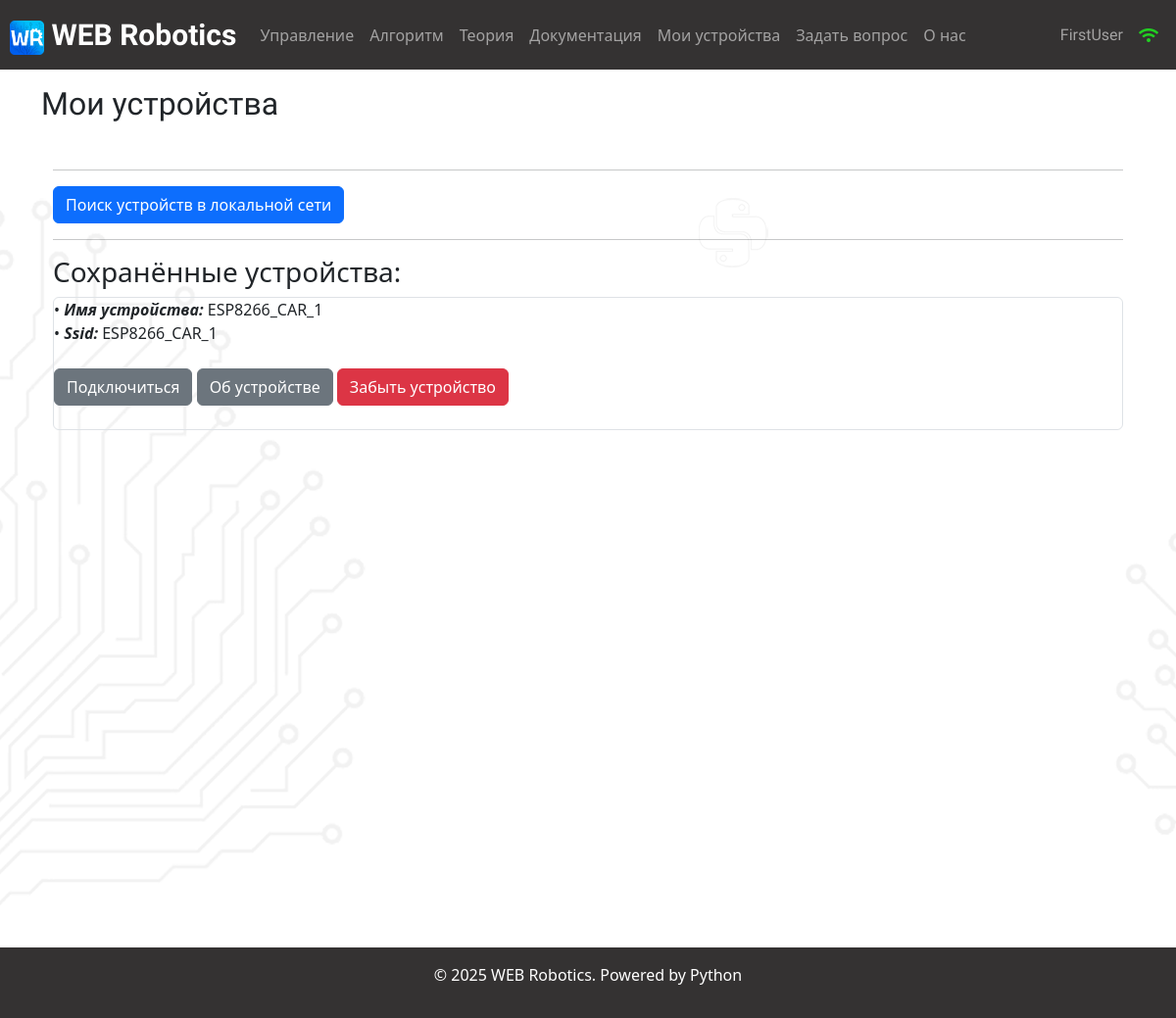
Before: /devices (signed in) with the older database file.
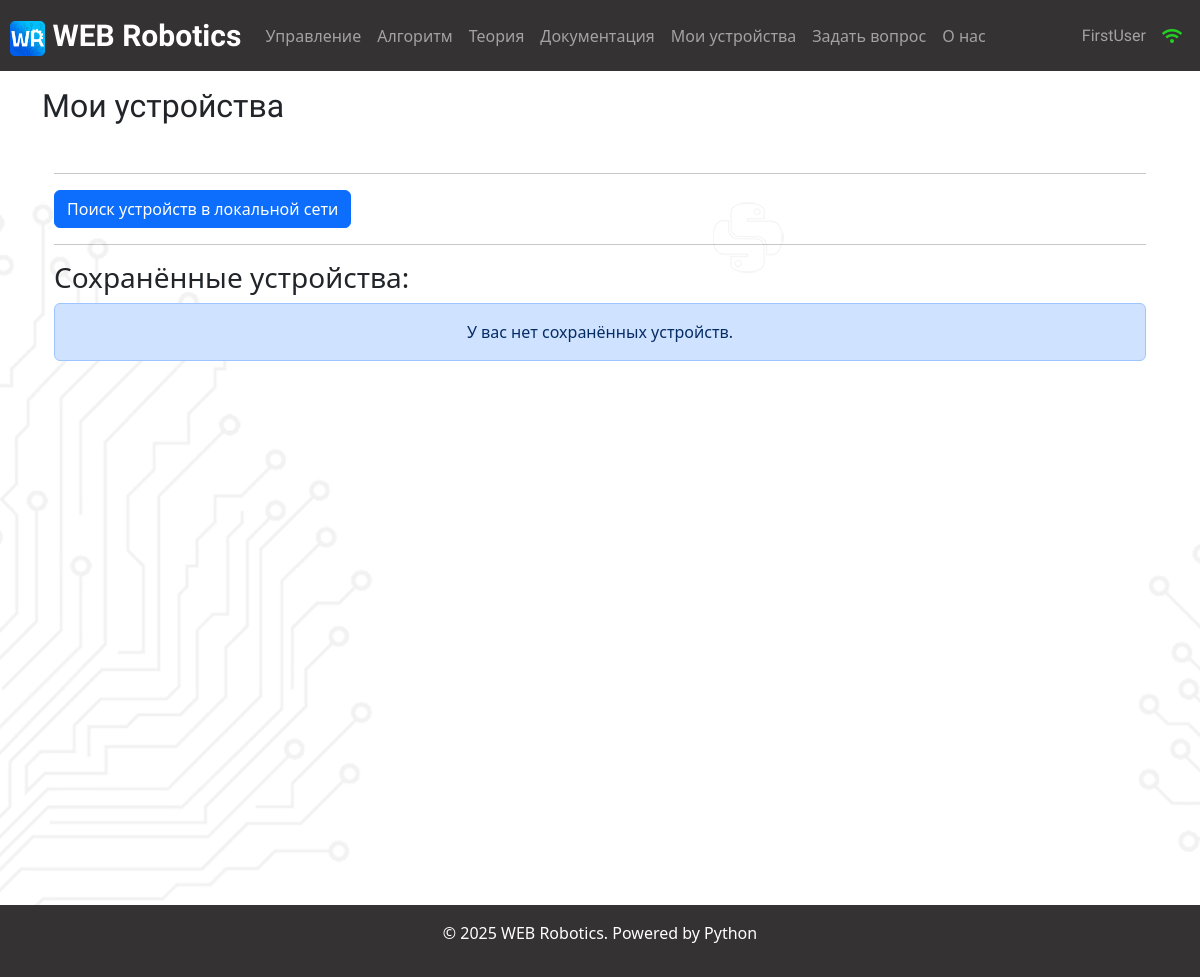
After: the same page with the newer database file.
### data/users.py (models this page shows, shortened)
class User(SqlAlchemyBase, UserMixin):
    __tablename__ = 'users'
    id = sqlalchemy.Column(sqlalchemy.Integer,
                           primary_key=True, autoincrement=True)
    name = sqlalchemy.Column(sqlalchemy.String, nullable=True)
    email = sqlalchemy.Column(sqlalchemy.String,
                              index=True, unique=True, nullable=True)
    hashed_password = sqlalchemy.Column(sqlalchemy.String, nullable=True)
    src_avatar = sqlalchemy.Column(sqlalchemy.String, nullable=False, default=DEFAULT_PROFILE_PHOTO)
    saved_algorithms = orm.relationship("Saved_algorithm", back_populates='user')
    devices = orm.relationship("Devices", back_populates='user')
    questions = orm.relationship("Question", back_populates='user')

### data/devices.py (models this page shows)
class Devices(SqlAlchemyBase):
    __tablename__ = 'devices'
    id = sqlalchemy.Column(sqlalchemy.Integer,
                           primary_key=True, autoincrement=True)
    name = sqlalchemy.Column(sqlalchemy.String, nullable=True)
    ssid = sqlalchemy.Column(sqlalchemy.String, nullable=False)
    user_id = sqlalchemy.Column(sqlalchemy.Integer,
                                sqlalchemy.ForeignKey("users.id"))
    user = orm.relationship('User')

### main.py (the view)
@app.route('/devices')
def devices():
    user_devices = []
    if current_user.is_authenticated:
        db_sess = db_session.create_session()
        user_devices = list(db_sess.query(Devices).filter(Devices.user_id == current_user.id))
    return render_template("devices.html", user_devices=user_devices)

### data/db_session.py (called while the page is built)
def create_session() -> Session:
    global __factory
    return __factory()

### main.py (called while the page is built)
@login_manager.user_loader
def load_user(user_id):
    db_sess = db_session.create_session()
    return db_sess.query(User).get(user_id)

### templates/devices.html (shortened to what this page needs)
{% extends "base.html" %}
{% block content %}
<h2 style='font-family: "Tektur", sans-serif;
  font-optical-sizing: auto;
  font-weight: <weight>;
  font-style: normal;
  font-variation-settings:
    "wdth" 100;'> Мои устройства </h2>
<br>
<div class="container">
    <div class="row">
        <div class="col">
            <hr>
            <a href="/searching_for_esp" class="btn btn-primary"> Поиск устройств в локальной сети </a>
            <hr>
        </div>
    </div>
    <h3> Сохранённые устройства:</h3>
    {% if not current_user.is_authenticated %}
    <div class="alert alert-danger" role="alert">Войдите в аккаунт / зарегистрируйтесь, чтобы
        просмотреть сохранённые устройства!
    </div>
    {% else %}
    <div class="row">
        <div class="col">
            {% if user_devices != [] %}
            {% for device in user_devices %}
            <div class="col-md6 border rounded">
                • <a style="font-weight: 600; font-style: italic"> Имя устройства: </a> {{ device.name }}
                <br>
                • <a style="font-weight: 600; font-style: italic"> Ssid: </a> {{ device.ssid }}
                <br>
                <br>
                <a class="btn btn-secondary open-modal-btn" data-toggle="modal" data-target="#warning_modal" data-url="/connect_to_esp_ssid/{{device.ssid}}"> Подключиться </a>
                <a href="/about_device/{{device.id}}" class="btn btn-secondary"> Об устройстве </a>
                <a href="/delete_device/{{device.id}}" class="btn btn-danger"> Забыть устройство </a>
                <br>
                <br>
            </div>
            {% endfor %}
            {% else %}
            <div class="alert alert-primary" role="alert" style="text-align: center;">
                У вас нет сохранённых устройств.
            </div>
            {% endif %}
        </div>
    </div>
    {% endif %}
</div>
{% for i in range(22) %}
<br>
{% endfor %}
{% endblock %}

### templates/base.html (shortened to what this page needs)
<!DOCTYPE html>
<html lang="en">
<head>
    <link rel="stylesheet" href="https://cdnjs.cloudflare.com/ajax/libs/font-awesome/5.15.4/css/all.min.css">
    <link href="https://cdn.jsdelivr.net/npm/bootstrap@5.3.0-alpha1/dist/css/bootstrap.min.css" rel="stylesheet">
    <link rel="stylesheet" href="https://cdnjs.cloudflare.com/ajax/libs/codemirror/5.65.12/codemirror.min.css">
</head>
<body background="static/img/background_1.png" style="background-position:-20px 20px; background-repeat:no-repeat; position: relative;">
<header>
    <nav class="navbar navbar-expand-lg sticky-top navbar-dark"
         style="background-color: #343232; padding-left: 10px; padding-right: 10px;">
        <a class="navbar-brand" href="/main"
           style="font-size: 30px; font-family: Tektur, sans-serif; font-optical-sizing: auto; font-weight: 900; font-style: normal; font-variation-settings: wdth 100;">
            <img src="static/img/WEB_Robotics_logo.png" alt="" width="35" height="35"
                 class="d-inline-block align-text-centre">
            WEB Robotics
        </a>
        <div class="collapse navbar-collapse" id="navbarNav_upper">
            <ul class="navbar-nav mr-auto">
                <li class="nav-item">
                    <a class="nav-link" href="/control">Управление <span class="sr-only">(current)</span></a>
                </li>
                <li class="nav-item">
                    <a class="nav-link" href="/algorithm">Алгоритм</a>
                </li>
                <li class="nav-item">
                    <a class="nav-link" href="/theory">Теория</a>
                </li>
                <li class="nav-item">
                    <a class="nav-link" href="/documentation">Документация</a>
                </li>
                <li class="nav-item">
                    <a class="nav-link" href="/devices">Мои устройства</a>
                </li>
                <li class="nav-item">
                    <a class="nav-link" href="/questions">Задать вопрос</a>
                </li>
                <li class="nav-item">
                    <a class="nav-link" href="/about">О нас</a>
                </li>
            </ul>
            <ul class="navbar-nav ms-auto">
                {% if current_user.is_authenticated %}
                <li class="nav-item">
                    {% set lnk = "/account" %}
                    {% if current_user.name == "Admin" %}
                        {% set lnk = "/admin_account" %}
                    {% endif %}
                    <a class="nav-link" href={{lnk}} style="font-family: Tektur,
                    sans-serif; font-optical-sizing: auto; font-weight: 20;
                    font-style: normal; font-variation-settings: wdth 100;">
                        {{current_user.name}}
                    </a>
                </li>
                <li class="nav-item">
                    <a class="nav-link" href='/devices'>
                        <i class="fa fa-wifi" aria-hidden="true" style="color: #22cf22"></i>
                    </a>
                </li>
                {% else %}
                <li class="nav-item">
                    <a class="nav-link" href="/login"><i class="fas fa-2x fa-user"></i></a>
                </li>
                {% endif %}
            </ul>
        </div>
    </nav>
    <p>
    <main role="main" class="container">
        {% block content %}{% endblock %}
    </main>
    <div class='wrapper'>
    <footer class="text-white text-center py-3" style="background-color: #343232;">
    <p>© 2025 WEB Robotics. Powered by Python </p>
    </footer>
    </div>
</header>
</body>
</html>

Changed rows visible on the page:
removed Devices: name "ESP8266_CAR_1", ssid "ESP8266_CAR_1"
Other visible differences:
text now shown: "У вас нет сохранённых устройств."
